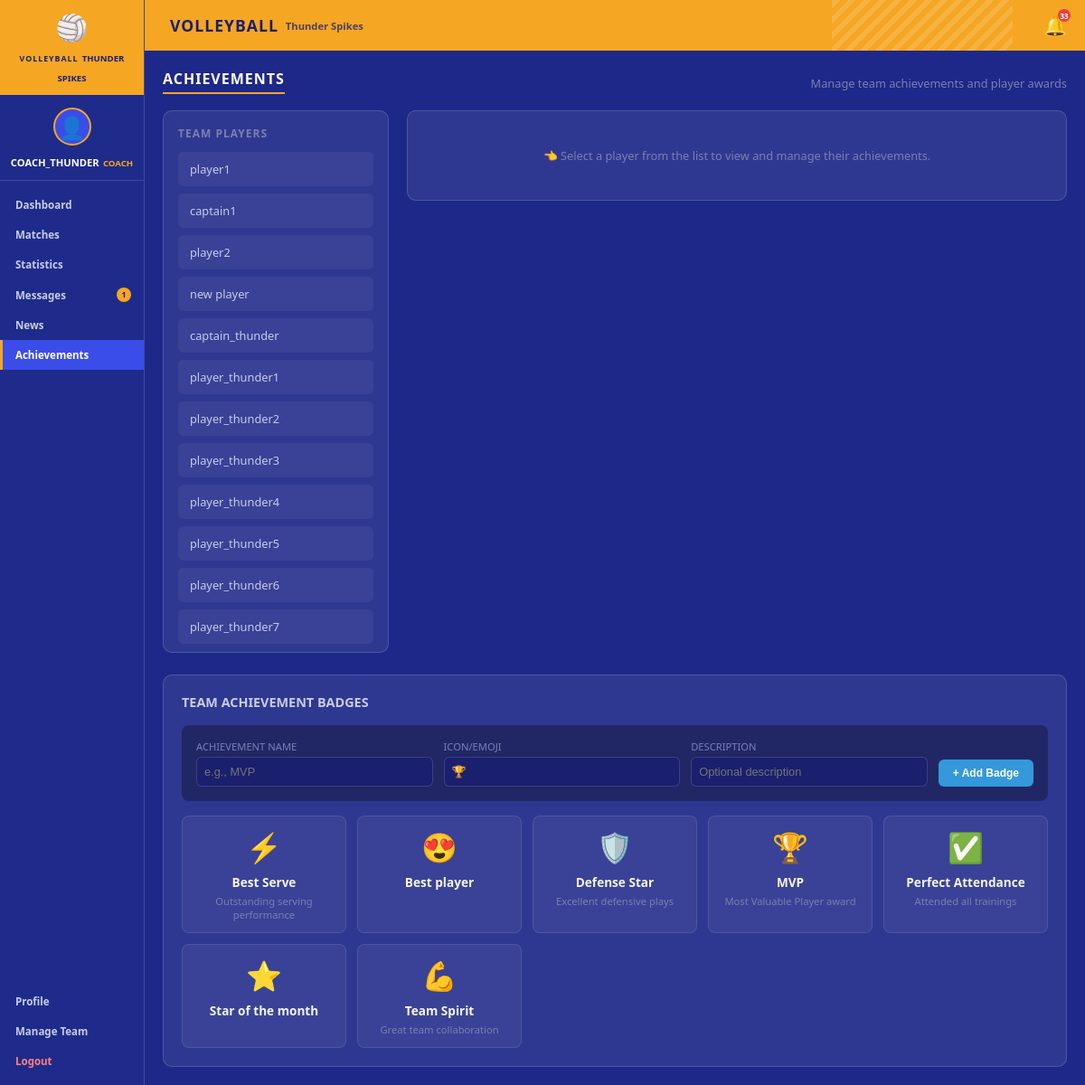
Page /achievements/ (signed in) on the committed database.
### scheduling/models.py (models this page shows, shortened)
class UserProfile(models.Model):
    ROLE_CHOICES = [
        ('player', 'Player'),
        ('captain', 'Captain'),
        ('coach', 'Coach'),
        ('parent', 'Parent'),
        ('manager', 'Manager'),
    ]
    user = models.OneToOneField(User, on_delete=models.CASCADE, related_name='profile')
    role = models.CharField(max_length=20, choices=ROLE_CHOICES, default='player')
    team = models.ForeignKey(Team, on_delete=models.SET_NULL, null=True, blank=True, related_name='members')
    avatar = models.ImageField(upload_to='avatars/', null=True, blank=True)

class Team(models.Model):
    name = models.CharField(max_length=100)
    created_at = models.DateTimeField(auto_now_add=True)

class Achievement(models.Model):
    team = models.ForeignKey(Team, on_delete=models.CASCADE, related_name='achievements')
    name = models.CharField(max_length=100)
    description = models.TextField(blank=True)
    icon = models.CharField(max_length=50, default='🏆')  # emoji or icon name
    created_at = models.DateTimeField(auto_now_add=True)
    class Meta:
        ordering = ['name']
        unique_together = ('team', 'name')

### volleyball_project/views.py (the view, shortened to what this page needs)
# urls.py: path('achievements/', project_views.achievements,   name='achievements'),
@login_required
def achievements(request):
    user = request.user
    if not hasattr(user, 'profile'):
        messages.error(request, "You must have a user profile.")
        return redirect('dashboard')
    user_team = user.profile.team
    if not user_team:
        messages.error(request, "You must be assigned to a team.")
        return redirect('dashboard')
    is_coach = user.profile.role in ['coach', 'captain']
    if is_coach:
        selected_player_id = request.GET.get('player_id')
        selected_player = None
        player_achievements = []
        available_achievements = []
        team_members = UserProfile.objects.filter(
            team=user_team,
            role__in=['player', 'captain']
        ).select_related('user')
        team_achievements = Achievement.objects.filter(team=user_team).order_by('name')
        context = {
            'active_page': 'achievements',
            'is_coach': is_coach,
            'user_team': user_team,
            'team_members': team_members,
            'team_achievements': team_achievements,
            'selected_player': selected_player,
            'selected_player_id': selected_player_id,
            'player_achievements': player_achievements,
            'available_achievements': available_achievements,
        }
        return render(request, 'achievements.html', context)

### volleyball_project/templates/achievements.html (shortened to what this page needs)
{% extends 'base.html' %}
{% block page_title %}VOLLEYBALL{% endblock %}
{% block page_subtitle %}{{ request.user.profile.team.name|default:"TEAM NAME" }}{% endblock %}
{% block content %}
<div class="section-header">
    <h2 class="section-title">ACHIEVEMENTS</h2>
    {% if is_coach %}
    <p style="color:#7a80b0; font-size:0.8rem; margin-top:4px;">Manage team achievements and player awards</p>
    {% else %}
    <p style="color:#7a80b0; font-size:0.8rem; margin-top:4px;">View your achievements</p>
    {% endif %}
</div>
{% if is_coach %}
<div style="display:grid; grid-template-columns:250px 1fr; gap:20px; margin-bottom:24px;">
    <div style="background:rgba(255,255,255,0.08); border-radius:10px; padding:16px; border:1px solid rgba(255,255,255,0.15); max-height:600px; overflow-y:auto;">
        <div style="font-size:0.75rem; font-weight:700; color:#7a80b0; text-transform:uppercase; letter-spacing:1px; margin-bottom:12px;">Team Players</div>
        <div style="display:flex; flex-direction:column; gap:8px;">
            {% for member in team_members %}
            <a href="?player_id={{ member.id }}" style="padding:10px; background:{% if member.id|stringformat:'s' == selected_player_id|stringformat:'s' %}rgba(245, 166, 35, 0.2); border-left:3px solid #f5a623{% else %}rgba(255,255,255,0.05){% endif %}; border-radius:6px; color:#c8cce8; text-decoration:none; font-size:0.8rem; transition:all 0.2s; border-left:3px solid transparent;" onmouseover="this.style.background='rgba(255,255,255,0.1)'" onmouseout="this.style.background='{% if member.id|stringformat:"s" == selected_player_id|stringformat:"s" %}rgba(245, 166, 35, 0.2){% else %}rgba(255,255,255,0.05){% endif %}'">
                {{ member.user.first_name|default:member.user.username }} {{ member.user.last_name }}
            </a>
            {% endfor %}
        </div>
    </div>
    <div>
        {% if selected_player %}
        <div style="background:rgba(255,255,255,0.08); border-radius:10px; padding:20px; border:1px solid rgba(255,255,255,0.15); margin-bottom:20px;">
            <h3 style="font-size:1rem; font-weight:700; color:#f5f5f5; margin-bottom:16px;">{{ selected_player.first_name|default:selected_player.username }} {{ selected_player.last_name }}</h3>
            <div style="background:rgba(0,0,0,0.3); border-radius:8px; padding:16px; margin-bottom:16px;">
                <div style="font-size:0.75rem; font-weight:700; color:#7a80b0; text-transform:uppercase; margin-bottom:12px;">Quick Award Achievement</div>
                <form method="POST" action="{% url 'award_achievement' %}" style="display:flex; gap:8px;">
                    {% csrf_token %}
                    <input type="hidden" name="player_id" value="{{ selected_player_id }}">
                    <select name="achievement_id" style="flex:1; padding:8px; background:#1a1f6e; color:#f5f5f5; border:1px solid rgba(255,255,255,0.15); border-radius:6px; font-size:0.8rem;" required>
                        <option value="">Select achievement...</option>
                        {% for ach in available_achievements %}
                        <option value="{{ ach.id }}">{{ ach.icon }} {{ ach.name }}</option>
                        {% endfor %}
                    </select>
                    <button type="submit" style="padding:8px 16px; background:#27ae60; color:#fff; border:none; border-radius:6px; font-weight:700; font-size:0.75rem; cursor:pointer; transition:all 0.2s;" onmouseover="this.style.background='#229954'" onmouseout="this.style.background='#27ae60'">Award</button>
                </form>
            </div>
            <div>
                <div style="font-size:0.75rem; font-weight:700; color:#7a80b0; text-transform:uppercase; margin-bottom:12px;">Awarded Achievements ({{ player_achievements.count }})</div>
                {% if player_achievements %}
                <div style="display:flex; flex-direction:column; gap:8px;">
                    {% for award in player_achievements %}
                    <div style="background:rgba(245, 166, 35, 0.1); border-radius:6px; padding:12px; border:1px solid rgba(245, 166, 35, 0.3); display:flex; justify-content:space-between; align-items:center;">
                        <div>
                            <span style="font-size:1.2rem; margin-right:8px;">{{ award.achievement.icon }}</span>
                            <span style="font-weight:600; color:#f5f5f5; font-size:0.85rem;">{{ award.achievement.name }}</span>
                            <div style="font-size:0.7rem; color:#7a80b0; margin-top:4px;">Awarded by {{ award.awarded_by.first_name|default:award.awarded_by.username }} on {{ award.awarded_at|date:'M d, Y' }}</div>
                            {% if award.notes %}
                            <div style="font-size:0.75rem; color:#95a5a6; margin-top:4px; font-style:italic;">Note: {{ award.notes }}</div>
                            {% endif %}
                        </div>
                        <form method="POST" action="{% url 'remove_achievement' %}" style="display:inline;">
                            {% csrf_token %}
                            <input type="hidden" name="award_id" value="{{ award.id }}">
                            <button type="submit" style="padding:6px 10px; background:#e74c3c; color:#fff; border:none; border-radius:4px; font-size:0.7rem; cursor:pointer; transition:all 0.2s;" onmouseover="this.style.background='#c0392b'" onmouseout="this.style.background='#e74c3c'">Remove</button>
                        </form>
                    </div>
                    {% endfor %}
                </div>
                {% else %}
                <div style="background:rgba(255,255,255,0.05); border-radius:6px; padding:16px; text-align:center; color:#7a80b0; font-size:0.8rem;">
                    No achievements yet. Award one above!
                </div>
                {% endif %}
            </div>
        </div>
        {% else %}
        <div style="background:rgba(255,255,255,0.08); border-radius:10px; padding:40px; border:1px solid rgba(255,255,255,0.15); text-align:center; color:#7a80b0; font-size:0.8rem;">
            👈 Select a player from the list to view and manage their achievements.
        </div>
        {% endif %}
    </div>
</div>
<div style="background:rgba(255,255,255,0.08); border-radius:10px; padding:20px; border:1px solid rgba(255,255,255,0.15);">
    <h3 style="font-size:0.9rem; font-weight:700; color:#c8cce8; margin-bottom:16px; text-transform:uppercase;">Team Achievement Badges</h3>
    <div style="background:rgba(0,0,0,0.3); border-radius:8px; padding:16px; margin-bottom:16px;">
        <form method="POST" action="{% url 'add_achievement' %}" style="display:grid; grid-template-columns:1fr 1fr 1fr auto; gap:12px; align-items:end;">
            <div>
                <label style="display:block; font-size:0.7rem; color:#7a80b0; text-transform:uppercase; margin-bottom:4px;">Achievement Name</label>
                <input type="text" name="name" placeholder="e.g., MVP" style="width:100%; padding:8px; background:#1a1f6e; color:#f5f5f5; border:1px solid rgba(255,255,255,0.15); border-radius:6px; font-size:0.8rem;" required>
            </div>
            <div>
                <label style="display:block; font-size:0.7rem; color:#7a80b0; text-transform:uppercase; margin-bottom:4px;">Icon/Emoji</label>
                <input type="text" name="icon" placeholder="🏆" maxlength="10" style="width:100%; padding:8px; background:#1a1f6e; color:#f5f5f5; border:1px solid rgba(255,255,255,0.15); border-radius:6px; font-size:0.8rem;">
            </div>
            <div>
                <label style="display:block; font-size:0.7rem; color:#7a80b0; text-transform:uppercase; margin-bottom:4px;">Description</label>
                <input type="text" name="description" placeholder="Optional description" style="width:100%; padding:8px; background:#1a1f6e; color:#f5f5f5; border:1px solid rgba(255,255,255,0.15); border-radius:6px; font-size:0.8rem;">
            </div>
            <button type="submit" style="padding:8px 16px; background:#3498db; color:#fff; border:none; border-radius:6px; font-weight:700; font-size:0.75rem; cursor:pointer; transition:all 0.2s;" onmouseover="this.style.background='#2980b9'" onmouseout="this.style.background='#3498db'">+ Add Badge</button>
        </form>
    </div>
    <div style="display:grid; grid-template-columns:repeat(auto-fill, minmax(150px, 1fr)); gap:12px;">
        {% for achievement in team_achievements %}
        <div style="background:rgba(255,255,255,0.05); border-radius:8px; padding:12px; text-align:center; border:1px solid rgba(255,255,255,0.1);">
            <div style="font-size:2rem; margin-bottom:8px;">{{ achievement.icon }}</div>
            <div style="font-weight:600; color:#f5f5f5; font-size:0.85rem;">{{ achievement.name }}</div>
            {% if achievement.description %}
            <div style="font-size:0.7rem; color:#7a80b0; margin-top:4px;">{{ achievement.description }}</div>
            {% endif %}
        </div>
        {% endfor %}
    </div>
</div>
{% endif %}
{% endblock %}

### volleyball_project/templates/base.html (shortened to what this page needs)
<!DOCTYPE html>
<html lang="en">
<head>
    {% load static %}
    <link rel="stylesheet" href="{% static 'css/volleyball.css' %}">
</head>
<body>
    <div class="app-layout">
        <aside class="sidebar">
            <div class="sidebar-header">
                <div class="team-logo">
                    <div class="volleyball-icon">🏐</div>
                    <div class="team-info">
                        <span class="team-label">VOLLEYBALL</span>
                        <span class="team-name">{{ request.user.profile.team.name|default:"TEAM NAME" }}</span>
                    </div>
                </div>
            </div>
            <div class="user-profile">
                <div class="avatar">
                    {% if request.user.profile.avatar %}
                        <img src="{{ request.user.profile.avatar.url }}" alt="avatar">
                    {% else %}
                        <div class="avatar-placeholder">👤</div>
                    {% endif %}
                </div>
                <div class="user-details">
                    <span class="username">{{ request.user.username }}</span>
                    <span class="user-role">{{ request.user.profile.get_role_display|default:"Player"|upper }}</span>
                </div>
            </div>
            <nav class="sidebar-nav">
                <a href="{% url 'dashboard' %}" class="nav-item {% if active_page == 'dashboard' %}active{% endif %}">
                    Dashboard
                </a>
                <a href="{% url 'matches' %}" class="nav-item {% if active_page == 'matches' %}active{% endif %}">
                    Matches
                </a>
                <a href="{% url 'statistics' %}" class="nav-item {% if active_page == 'statistics' %}active{% endif %}">
                    Statistics
                </a>
                <a href="{% url 'messages' %}" class="nav-item {% if active_page == 'messages' %}active{% endif %}" style="display:flex; justify-content:space-between; align-items:center;">
                    Messages
                    <span id="msg-badge" style="display:none; background:#f5a623; color:#1a1f6e; border-radius:50%; width:16px; height:16px; font-size:0.55rem; font-weight:900; align-items:center; justify-content:center;"></span>
                </a>
                <a href="{% url 'news' %}" class="nav-item {% if active_page == 'news' %}active{% endif %}">
                    News
                </a>
                <a href="{% url 'achievements' %}" class="nav-item {% if active_page == 'achievements' %}active{% endif %}">
                    Achievements
                </a>
                <a href="{% url 'profile' %}" class="nav-item {% if active_page == 'profile' %}active{% endif %}" style="margin-top:auto;">
                    Profile
                </a>
                {% if request.user.profile.role in 'coach,manager' %}
                <a href="{% url 'manage_team_members' %}" class="nav-item {% if active_page == 'manage_team' %}active{% endif %}">
                    Manage Team
                </a>
                {% endif %}
                <a href="{% url 'logout' %}" class="nav-item" style="color:#ff8080;">
                    Logout
                </a>
            </nav>
        </aside>
        <main class="main-content">
            <header class="top-header">
                <div class="header-title">
                    <h1>{% block page_title %}VOLLEYBALL{% endblock %}</h1>
                    <span class="header-subtitle">{% block page_subtitle %}{% endblock %}</span>
                </div>
                <div class="header-actions">
                    <a href="{% url 'notifications' %}" class="bell-btn" title="Notifications" style="position:relative;">
                        🔔
                        <span id="notif-badge" style="display:none; position:absolute; top:-4px; right:-4px; background:#e84040; color:#fff; border-radius:50%; width:14px; height:14px; font-size:0.5rem; font-weight:900; align-items:center; justify-content:center;"></span>
                    </a>
                </div>
            </header>
            <div class="page-body">
                {% block content %}{% endblock %}
            </div>
        </main>
    </div>
</body>
</html>

### rows in the picture
UserProfile: user.first_name "player1"
UserProfile: user.first_name "captain1"
UserProfile: user.first_name "player2"
UserProfile: user.first_name "new", user.last_name "player"
UserProfile: user.first_name "captain_thunder"
UserProfile: user.first_name "player_thunder1"
UserProfile: user.first_name "player_thunder2"
UserProfile: user.first_name "player_thunder3"
UserProfile: user.first_name "player_thunder4"
UserProfile: user.first_name "player_thunder5"
UserProfile: user.first_name "player_thunder6"
UserProfile: user.first_name "player_thunder7"
Achievement: icon "⚡", name "Best Serve", description "Outstanding serving performance"
Achievement: icon "😍", name "Best player"
Achievement: icon "🛡️", name "Defense Star", description "Excellent defensive plays"
Achievement: icon "🏆", name "MVP", description "Most Valuable Player award"
Achievement: icon "✅", name "Perfect Attendance", description "Attended all trainings"
Achievement: icon "⭐", name "Star of the month"
Achievement: icon "💪", name "Team Spirit", description "Great team collaboration"

### other values in the picture
{{ request.user.profile.team.name|default:"TEAM NAME" }} "THUNDER SPIKES"
{{ request.user.username }} "COACH_THUNDER"
{{ request.user.profile.get_role_display|default:"Player"|upper }} "COACH"
{{ request.user.profile.team.name|default:"TEAM NAME" }} "Thunder Spikes"
